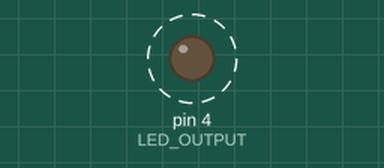
Recording of a sketch running on a simulated Arduino Uno, built with avr-gcc and run on an emulated ATmega328P. Shown: output pins drawn as LEDs (lit = HIGH). Dashed ring = blinking.

Above: at 0.2 s.
Timing chart, 0 to 3.0 s (numbered marks = the images above):
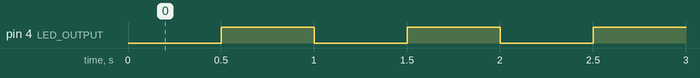

The sketch:

Model3_sample.ino
```cpp
#define LED_OUTPUT 4
#define DELAY_TIME 500
unsigned long time_now = 0;
int period = DELAY_TIME;//計時的時間
bool state = LOW;

void setup() {
    time_now = millis();
    pinMode(LED_OUTPUT, OUTPUT);
    digitalWrite(LED_OUTPUT, state);
}

void loop() {
    if(millis() - time_now >= DELAY_TIME){
        state = !state;
        digitalWrite(LED_OUTPUT, state);
        time_now = millis();
    }

  //Run other code


}
```

Measured:
- by itself, pin 4 (LED_OUTPUT): alternates HIGH for 0.50 s and LOW for 0.50 s
